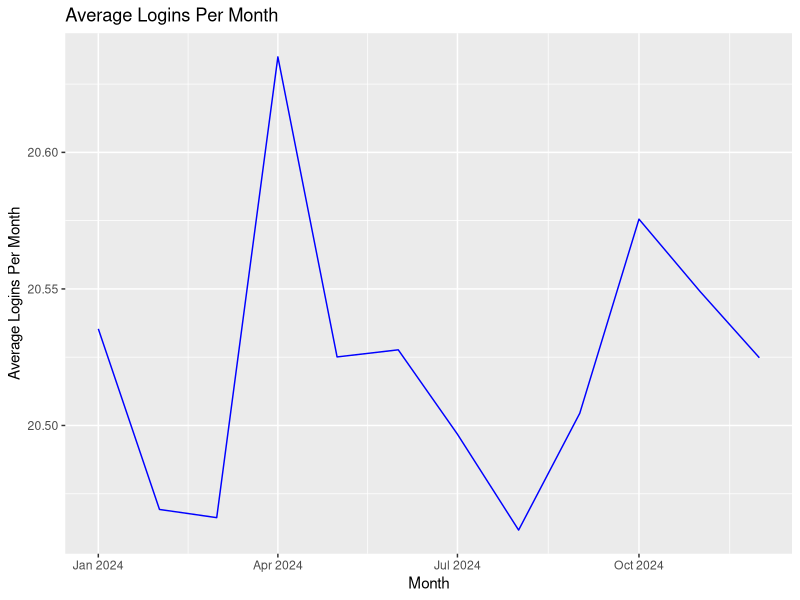
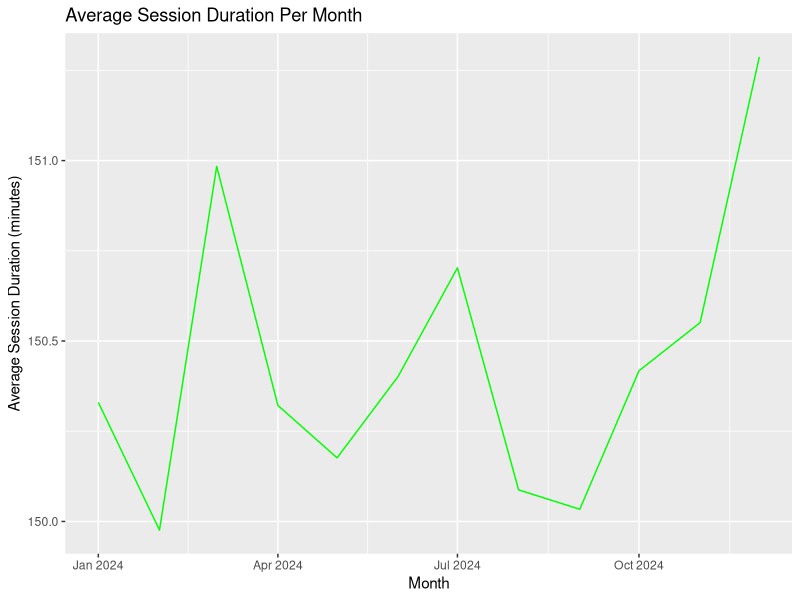
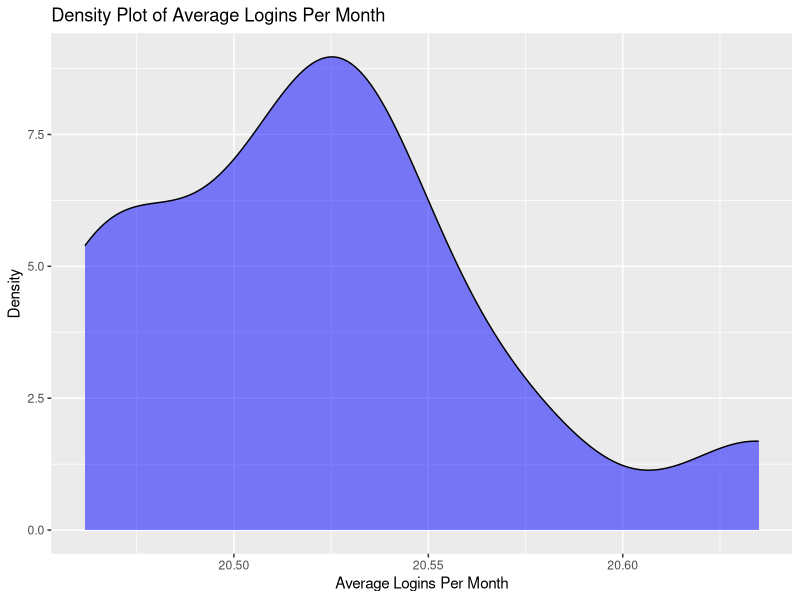
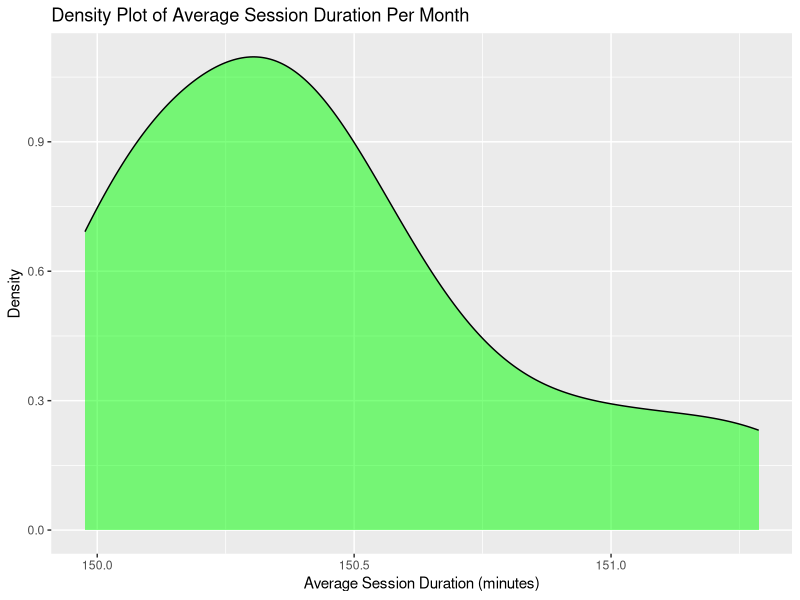
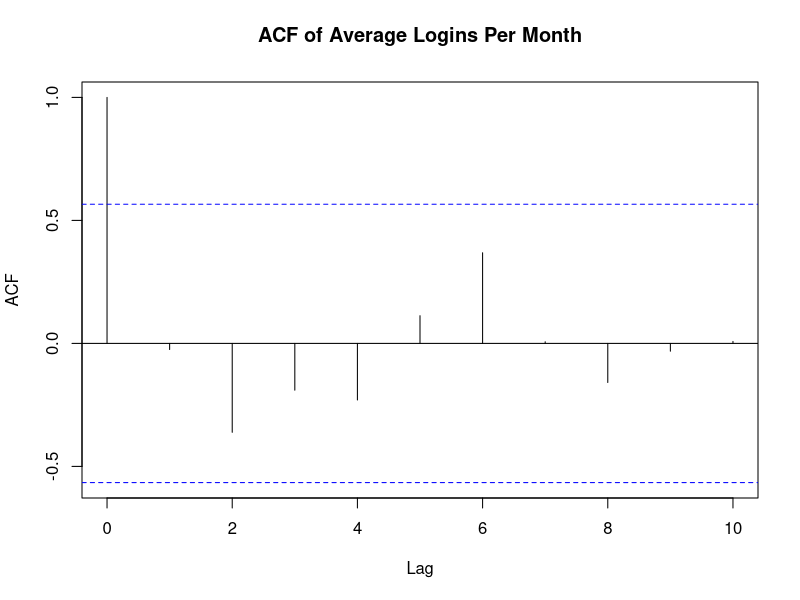
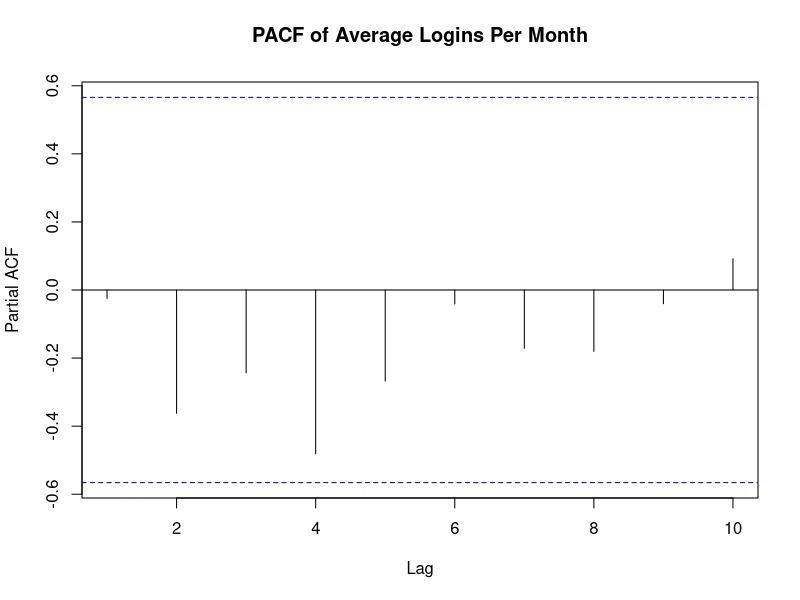
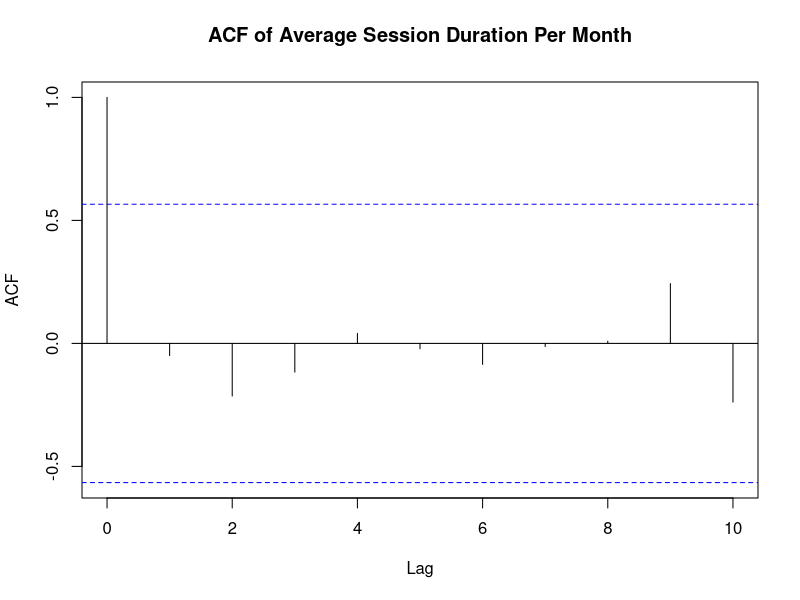
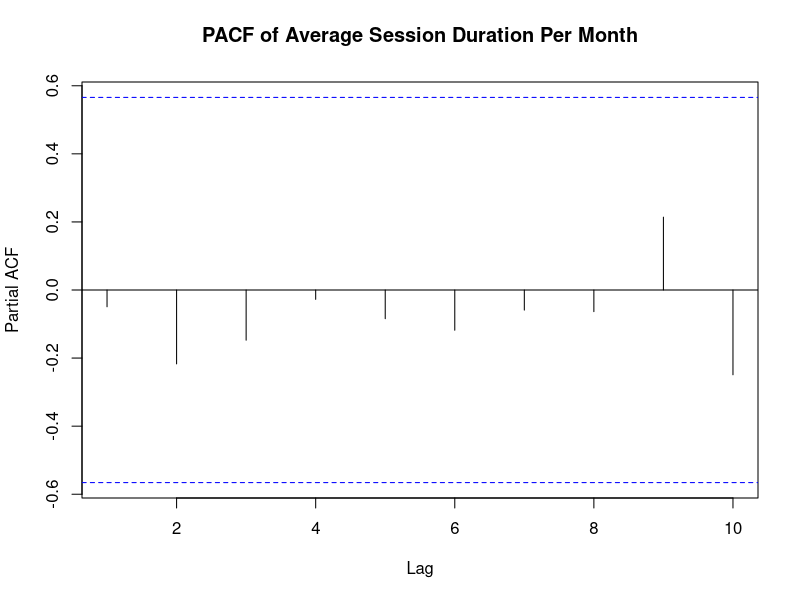

R code for these plots, in order:
# Install required packages if not already installed
install.packages("dplyr")
install.packages("lubridate")

library(dplyr)
library(lubridate)

# Parameters for dataset generation
set.seed(42)
n_customers = 10000  # Number of customers
n_weeks = 52  # Number of weeks (1 year)

# Create a sequence of weekly dates starting from January 1st
start_date <- as.Date("2024-01-01")
week_dates <- seq.Date(from = start_date, by = "week", length.out = n_weeks)

# Generate weekly data
data <- data.frame(
  CustomerID = rep(1:n_customers, each = n_weeks),
  Date = rep(week_dates, n_customers),  # Assign weekly dates to each customer
  LoginsPerWeek = sample(1:40, n_customers * n_weeks, replace = TRUE),
  SessionDurationPerWeek = sample(1:300, n_customers * n_weeks, replace = TRUE),
  FeatureInteractionsPerWeek = sample(1:50, n_customers * n_weeks, replace = TRUE),
  TimeSinceLastLogin = sample(0:7, n_customers * n_weeks, replace = TRUE),
  LifecycleStage = sample(c("onboarding", "active", "at risk", "churned"),
                          n_customers * n_weeks, replace = TRUE, prob = c(0.15, 0.5, 0.25, 0.1))
)

# Save the dataset to CSV
write.csv(data, "weekly_saas_dataset_with_dates.csv", row.names = FALSE)

# Display the first few rows of the dataset
head(data)
str(data)


# Print summary of the dataset
summary(data)

# 1. Check for missing values across the dataset
missing_values <- colSums(is.na(data))
print(missing_values)

# 2. Check if the Date column is in the correct format
str(data$Date)  # Ensure this is a "Date" class

# 3. Verify numeric columns (LoginsPerWeek, SessionDurationPerWeek, etc.)
str(data)


# Ensure these columns are numeric and have valid ranges
summary(data$LoginsPerWeek)
summary(data$SessionDurationPerWeek)
summary(data$FeatureInteractionsPerWeek)
summary(data$TimeSinceLastLogin)

# Plot Logins per month Over Time

# Load necessary packages
library(dplyr)

# 1. Group the data by month and aggregate logins and session duration
data_by_month <- data %>%
  mutate(Month = format(Date, "%Y-%m")) %>%  # Extract month from the Date column
  group_by(Month) %>%
  summarise(
    Avg_LoginsPerMonth = mean(LoginsPerWeek),
    Avg_SessionDurationPerMonth = mean(SessionDurationPerWeek)
  )
str(data_by_month)

data_by_month$Month <- as.Date(paste0(data_by_month$Month, "-01"))
str(data_by_month$Month)

# 2. Plot aggregated logins per month

library(ggplot2)
ggplot(data_by_month, aes(x = as.Date(paste0(Month, "-01")), y = Avg_LoginsPerMonth)) +
  geom_line(color = "blue") +
  labs(title = "Average Logins Per Month", x = "Month", y = "Average Logins Per Month")

# 3. Plot aggregated session duration per month
ggplot(data_by_month, aes(x = as.Date(paste0(Month, "-01")), y = Avg_SessionDurationPerMonth)) +
  geom_line(color = "green") +
  labs(title = "Average Session Duration Per Month", x = "Month", y = "Average Session Duration (minutes)")


#density plot

# Density plot for Logins Per Month
ggplot(data_by_month, aes(x = Avg_LoginsPerMonth)) +
  geom_density(fill = "blue", alpha = 0.5) +
  labs(title = "Density Plot of Average Logins Per Month", x = "Average Logins Per Month", y = "Density")

# Density plot for Session Duration Per Month
ggplot(data_by_month, aes(x = Avg_SessionDurationPerMonth)) +
  geom_density(fill = "green", alpha = 0.5) +
  labs(title = "Density Plot of Average Session Duration Per Month", x = "Average Session Duration (minutes)", y = "Density")

# Summary statistics for Logins Per Month
summary(data_by_month$Avg_LoginsPerMonth)

# Summary statistics for Session Duration Per Month
summary(data_by_month$Avg_SessionDurationPerMonth)

#  ACF and PACF for Average Logins Per Month
install.packages("forecast")
library(forecast)

acf(data_by_month$Avg_LoginsPerMonth, main="ACF of Average Logins Per Month")
pacf(data_by_month$Avg_LoginsPerMonth, main="PACF of Average Logins Per Month")

#  ACF and PACF for Average Session Duration Per Month
acf(data_by_month$Avg_SessionDurationPerMonth, main="ACF of Average Session Duration Per Month")
pacf(data_by_month$Avg_SessionDurationPerMonth, main="PACF of Average Session Duration Per Month")


# Fitting an ARIMA model for Average Logins Per Month
arima_logins <- auto.arima(data_by_month$Avg_LoginsPerMonth)
summary(arima_logins)

# Fitting an ARIMA model for Average Session Duration Per Month
arima_sessions <- auto.arima(data_by_month$Avg_SessionDurationPerMonth)
summary(arima_sessions)

# Check residuals
# Residual diagnostics for Average Logins Per Month
checkresiduals(arima_logins)

# Residual diagnostics for Average Session Duration Per Month
checkresiduals(arima_sessions)

# Ljung-Box Test for checking the independence of residuals
Box.test(residuals(arima_logins), lag=10, type="Ljung-Box")
Box.test(residuals(arima_sessions), lag=10, type="Ljung-Box")

# Shapiro-Wilk Test for checking normality of residuals
shapiro.test(residuals(arima_logins))
shapiro.test(residuals(arima_sessions))

#Forecast
# Forecast the next 12 months for Average Logins Per Month

library(forecast)
logins_forecast <- forecast(arima_logins, h=12)
plot(logins_forecast)

# Forecast the next 12 months for Average Session Duration Per Month
sessions_forecast <- forecast(arima_sessions, h=12)
plot(sessions_forecast)

# Test
# Step 1: Train-Test Split (80% Train, 20% Test)
train_logins <- head(data_by_month$Avg_LoginsPerMonth, round(length(data_by_month$Avg_LoginsPerMonth) * 0.8))
test_logins <- tail(data_by_month$Avg_LoginsPerMonth, length(data_by_month$Avg_LoginsPerMonth) - length(train_logins))

train_sessions <- head(data_by_month$Avg_SessionDurationPerMonth, round(length(data_by_month$Avg_SessionDurationPerMonth) * 0.8))
test_sessions <- tail(data_by_month$Avg_SessionDurationPerMonth, length(data_by_month$Avg_SessionDurationPerMonth) - length(train_sessions))

# Step 2: Refit the ARIMA Model on Training Data
arima_logins_train <- auto.arima(train_logins)
arima_sessions_train <- auto.arima(train_sessions)

# Step 3: Predict on Test Data
logins_forecast_test <- forecast(arima_logins_train, h=length(test_logins))
sessions_forecast_test <- forecast(arima_sessions_train, h=length(test_sessions))

# Step 4: Compare Predictions to Actual Test Data
logins_comparison <- data.frame(Actual = test_logins, Predicted = logins_forecast_test$mean)
sessions_comparison <- data.frame(Actual = test_sessions, Predicted = sessions_forecast_test$mean)

# Print comparison for logins
print(logins_comparison)

# Print comparison for sessions
print(sessions_comparison)

# Step 5: Calculate Error Metrics (MAE, RMSE)
logins_mae <- mean(abs(logins_comparison$Actual - logins_comparison$Predicted))
logins_rmse <- sqrt(mean((logins_comparison$Actual - logins_comparison$Predicted)^2))

sessions_mae <- mean(abs(sessions_comparison$Actual - sessions_comparison$Predicted))
sessions_rmse <- sqrt(mean((sessions_comparison$Actual - sessions_comparison$Predicted)^2))

cat("Logins MAE:", logins_mae, "\n")
cat("Logins RMSE:", logins_rmse, "\n")
cat("Sessions MAE:", sessions_mae, "\n")
cat("Sessions RMSE:", sessions_rmse, "\n")

# Visualize Actual vs Predicted for Logins
library(ggplot2)
plot(test_logins, type="l", col="blue", lwd=2, xlab="Time", ylab="Logins", main="Actual vs Predicted Logins")
lines(logins_forecast_test$mean, col="red", lwd=2)
legend("topright", legend=c("Actual", "Predicted"), col=c("blue", "red"), lty=1, lwd=2)

# Visualize Actual vs Predicted for Session Duration
plot(test_sessions, type="l", col="blue", lwd=2, xlab="Time", ylab="Session Duration", main="Actual vs Predicted Session Duration")
lines(sessions_forecast_test$mean, col="red", lwd=2)
legend("topright", legend=c("Actual", "Predicted"), col=c("blue", "red"), lty=1, lwd=2)


length(test_logins)
length(test_logins)

length(test_sessions)
length(test_sessions)

length(test_logins)
length(logins_forecast_test$mean)

length(test_sessions)
length(sessions_forecast_test$mean)


# Generate forecast for the same length as the test set
logins_forecast_test <- forecast(arima_logins_train, h=length(test_logins))
sessions_forecast_test <- forecast(arima_sessions_train, h=length(test_sessions))

# Visualize Actual vs Predicted for Logins with Correct Index
library(ggplot2)
plot(test_logins, type="l", col="blue", lwd=2, xlab="Time", ylab="Logins", main="Actual vs Predicted Logins")
lines(1:length(logins_forecast_test$mean), logins_forecast_test$mean, col="red", lwd=2)
legend("topright", legend=c("Actual", "Predicted"), col=c("blue", "red"), lty=1, lwd=2)

# Visualize Actual vs Predicted for Session Duration with Correct Index
plot(test_sessions, type="l", col="blue", lwd=2, xlab="Time", ylab="Session Duration", main="Actual vs Predicted Session Duration")
lines(1:length(sessions_forecast_test$mean), sessions_forecast_test$mean, col="red", lwd=2)
legend("topright", legend=c("Actual", "Predicted"), col=c("blue", "red"), lty=1, lwd=2)


# Print first few rows of forecasted and actual values for logins
print(head(logins_forecast_test$mean))
print(head(test_logins))

str(logins_forecast_test$mean)
str(test_logins)
str(sessions_forecast_test$mean)
str(test_sessions)
# Print first few rows of forecasted and actual values for sessions
print(head(sessions_forecast_test$mean))
print(head(test_sessions))

# New Train-Test Split for no reason
# Step 1: Train-Test Split (Increase Test Set Length)
# Use a larger portion of the data for testing, e.g., the last 4 months
train_logins <- head(data_by_month$Avg_LoginsPerMonth, round(length(data_by_month$Avg_LoginsPerMonth) * 0.75))  # 75% for training
test_logins <- tail(data_by_month$Avg_LoginsPerMonth, length(data_by_month$Avg_LoginsPerMonth) - length(train_logins))  # 25% for testing

train_sessions <- head(data_by_month$Avg_SessionDurationPerMonth, round(length(data_by_month$Avg_SessionDurationPerMonth) * 0.75))  # 75% for training
test_sessions <- tail(data_by_month$Avg_SessionDurationPerMonth, length(data_by_month$Avg_SessionDurationPerMonth) - length(train_sessions))  # 25% for testing

# Step 2: Refit the ARIMA Model on the Longer Training Data
arima_logins_train <- auto.arima(train_logins)
arima_sessions_train <- auto.arima(train_sessions)

# Step 3: Generate Forecast for the Test Data Period
logins_forecast_test <- forecast(arima_logins_train, h=length(test_logins))
sessions_forecast_test <- forecast(arima_sessions_train, h=length(test_sessions))

# Step 4: Visualize Actual vs Predicted with the Longer Test Set
plot(test_logins, type="l", col="blue", lwd=2, xlab="Time", ylab="Logins", main="Actual vs Predicted Logins")
lines(1:length(logins_forecast_test$mean), logins_forecast_test$mean, col="red", lwd=2)
legend("topright", legend=c("Actual", "Predicted"), col=c("blue", "red"), lty=1, lwd=2)

plot(test_sessions, type="l", col="blue", lwd=2, xlab="Time", ylab="Session Duration", main="Actual vs Predicted Session Duration")
lines(1:length(sessions_forecast_test$mean), sessions_forecast_test$mean, col="red", lwd=2)
legend("topright", legend=c("Actual", "Predicted"), col=c("blue", "red"), lty=1, lwd=2)


# Ensure correct time index for plotting
time_index <- 1:length(test_logins)  # Create a time index that matches the test data

# Plot Actual vs Predicted for Logins
plot(time_index, test_logins, type="l", col="blue", lwd=2, xlab="Time", ylab="Logins", main="Actual vs Predicted Logins")
lines(time_index, logins_forecast_test$mean, col="red", lwd=2)
legend("topright", legend=c("Actual", "Predicted"), col=c("blue", "red"), lty=1, lwd=2)

# Plot Actual vs Predicted for Session Duration
plot(time_index, test_sessions, type="l", col="blue", lwd=2, xlab="Time", ylab="Session Duration", main="Actual vs Predicted Session Duration")
lines(time_index, sessions_forecast_test$mean, col="red", lwd=2)
legend("topright", legend=c("Actual", "Predicted"), col=c("blue", "red"), lty=1, lwd=2)

arima_logins_train <- auto.arima(train_logins)
arima_sessions_train <- auto.arima(train_sessions)

logins_forecast_test <- forecast(arima_logins_train, h=length(test_logins))
sessions_forecast_test <- forecast(arima_sessions_train, h=length(test_sessions))
